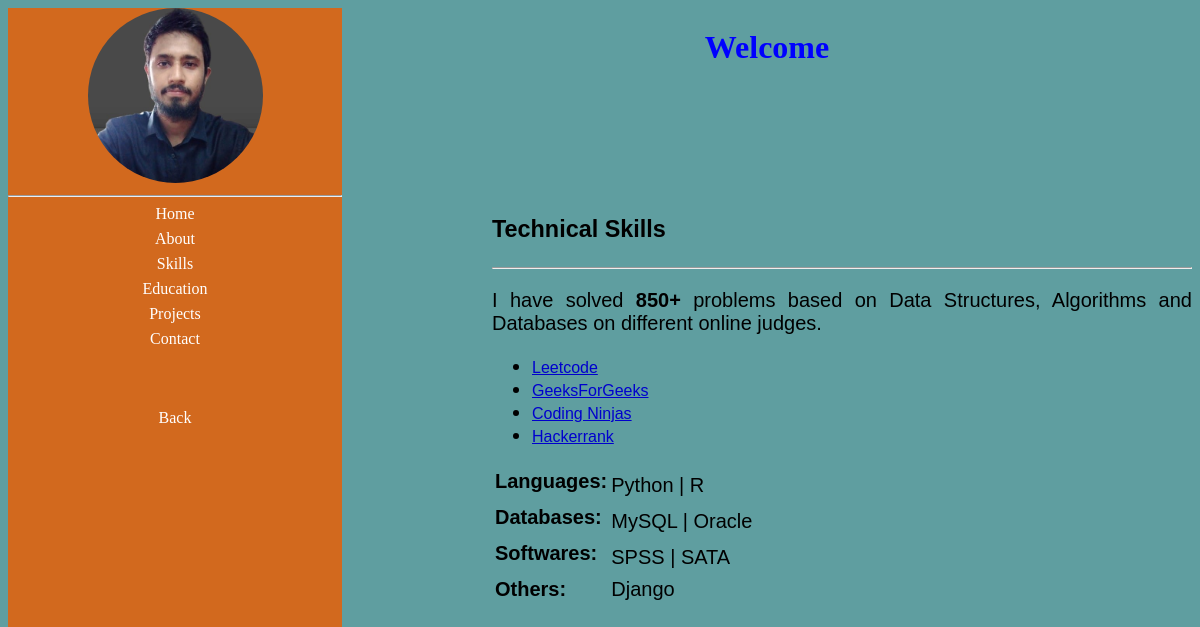
/skill/, run on the app's committed database.
### about_me_app/models.py (models this page shows)
class Skills(models.Model):
    number_of_solved_problem = models.CharField(max_length = 50, default = '0')
    languages = models.CharField(max_length = 500)
    dbms = models.CharField(max_length = 500)
    softwares = models.CharField(max_length = 500)
    others = models.CharField(max_length = 1000)
    projects = models.JSONField(default = list) #["project_name", "source_code_url", "live_url"]

### about_me_app/views.py (the view)
# urls.py: path('skill/', views.skill, name = 'skill'),
def skill(request):
    try:
        objects = Skills.objects.first()
    except:
        objects = None
    return render(request, 'html/skills.html', context = {'objects': objects})

### templates/html/skills.html (shortened to what this page needs)
{% extends 'html/base.html' %}
{% block content %}
<div class="skills">
    <h3> Technical Skills </h3> <hr>
    <p>
        I have solved <b> {{ objects.number_of_solved_problem }} </b> problems based on Data Structures, Algorithms and Databases on different online judges.
    </p>
    <ul>
        <li>
            <a id='skill-a-tag' href="https://leetcode.com/emon51/"> Leetcode </a>
        </li>
        <li>
            <a id='skill-a-tag' href="https://auth.geeksforgeeks.org/user/emanur11235"> GeeksForGeeks </a>
        </li>
        <li>
            <a id='skill-a-tag' href="https://www.naukri.com/code360/profile/emonhasan"> Coding Ninjas </a>
        </li>
        <li>
            <a id='skill-a-tag' href="https://www.hackerrank.com/profile/emanur11235"> Hackerrank </a>
        </li>
    </ul>
  <table>
    <tr>
        <td style="padding-bottom: 10px;"> <b> Languages: </b> </td>
        <td >{{ objects.languages }} </td>
    </tr>
    <tr>
        <td style="padding-bottom: 10px;"> <b> Databases: </b> </td>
        <td> {{ objects.dbms }} </td>
    </tr>
    <tr>
        <td style="padding-bottom: 10px;"> <b>Softwares: </b> </td>
        <td> {{ objects.softwares }} </td>
    </tr>
    <tr>
        <td> <b>Others: </b> </td>
        <td> {{ objects.others }} </td>
    </tr>
</table>
</div>
{% endblock %}

### templates/html/base.html (shortened to what this page needs)
<!DOCTYPE html>
{% load static %}
<html lang="en">
<head>
    <link rel="stylesheet" href="{% static 'base.css' %}" />
</head>
<body>
    <div class="main-div">
        <div class="left-div"">
            <center>
                <img class = 'profile-pic' src="{% static 'eemon.jpg' %}" alt="image" /> <hr>
                <div class="button"> <a href="{% url 'home' %}"> Home </a> </div>
                <div class="button"> <a href="{% url 'about' %}" > About  </a> </div>
                <div class="button"> <a href="{% url 'skill' %}"> Skills </a>  </div>
                <div class="button"> <a href="{% url 'education' %}"> Education </a>  </div>
                <div class="button"> <a href="{% url 'project' %}"> Projects </a>  </div>
                <div class="button"> <a href="{% url 'contact' %}"> Contact </a>  </div> <br> <br>
                <br>
                <div class="button"> <a href="{% url 'index' %}"> Back </a>  </div> <br> <br>
            </center>
        </div>
        <div class="right-div">
            <center>
                <h1 class="greeting"> Welcome </h1>
            </center>
            {% block content %}
            {% endblock %}
        </div>
    </div>
</body>
</html>

### templates/static/base.css (style rules this page uses)
body { background: cadetblue; }
.main-div { display: flex; height: 100vh; }
.left-div { width: 350px; background-color: chocolate; }
.right-div { flex: 1; background-color: cadetblue; }
.profile-pic { width: 175px; height: 175px; border-radius: 50%; object-fit: cover; }
.button { display: block; margin-bottom: 7px; }
a { text-decoration: none; color: white; }
.greeting { color: blue; }
.skills { height: 200px; width: 700px; margin-left: 150px; margin-top: 150px; font-size: 20px; font-family:Arial, Helvetica, sans-serif; text-align: justify; }
#skill-a-tag { color:mediumblue; text-decoration: underline; font-size: medium; }

### data on the page
Skills: number_of_solved_problem "850+", languages "Python | R", dbms "MySQL | Oracle", softwares "SPSS | SATA", others "Django"
